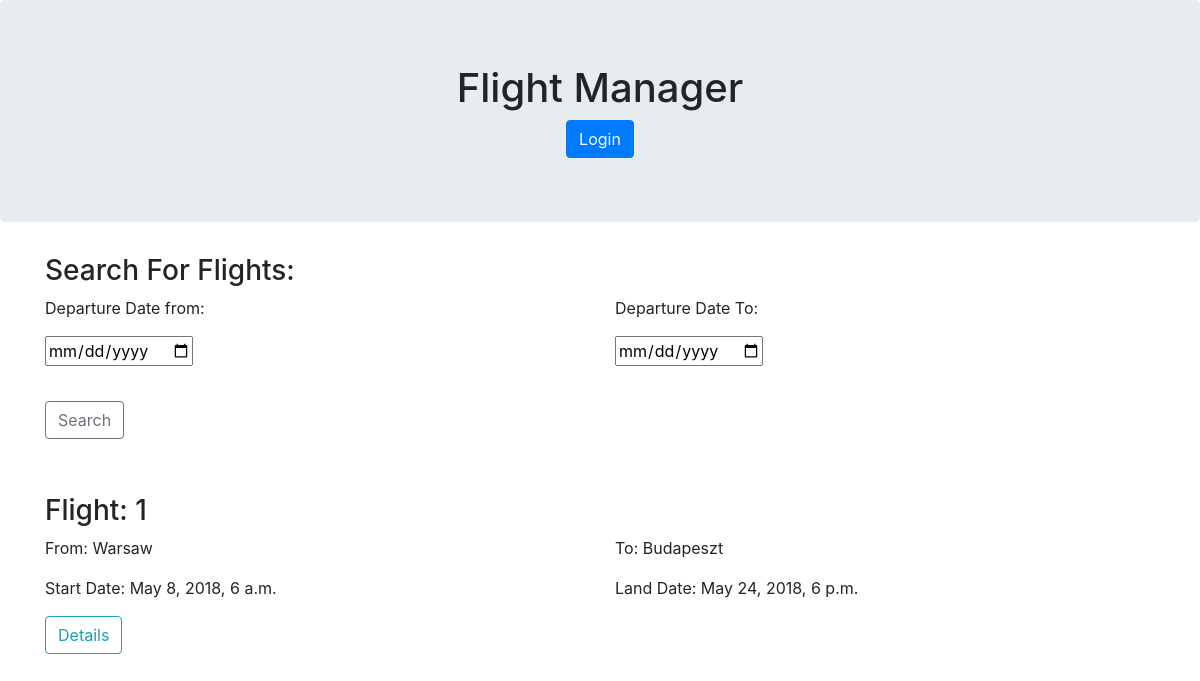
/airlinemanager/, run on an earlier commit of the app's database.
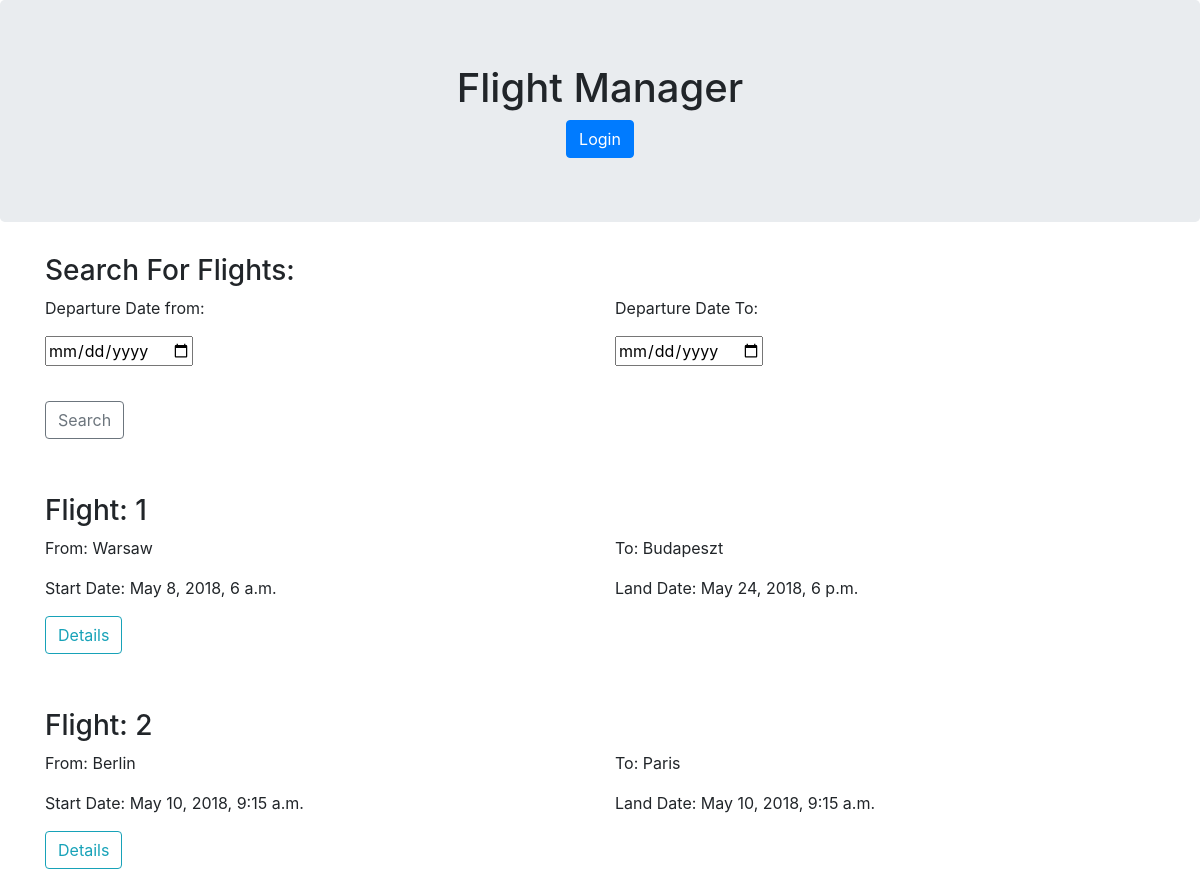
And on a later commit of the database.
### flightmanager/models.py (models this page shows)
class Flight(models.Model):
    start_date = models.DateTimeField()
    land_date = models.DateTimeField()
    start_airport = models.CharField(max_length=20)
    land_airport = models.CharField(max_length=20)
    airplane = models.ForeignKey(Airplane, on_delete=models.CASCADE)

### flightmanager/views.py (the view)
# urls.py: path('', views.index, name='index'),
def index(request):
    flights = Flight.objects
    date_from = request.GET.getlist('date_from')
    date_to = request.GET.getlist('date_to')
    if date_from:
        try:
            flights = flights.filter(start_date__gte=datetime.strptime(date_from[0], '%Y-%m-%d'))
        except (ValueError):
            pass
    if date_to:
        try:
            flights = flights.filter(start_date__lte=datetime.strptime(date_to[0], '%Y-%m-%d'))
        except (ValueError):
            pass
    return render(request, 'flightmanager/index.html', {'flights': flights.all(), 'date_from': date_from, 'date_to': date_to})

### flightmanager/templates/flightmanager/index.html (shortened to what this page needs)
<!DOCTYPE html>
<html lang="en">
<head>
  <link rel="stylesheet" href="https://maxcdn.bootstrapcdn.com/bootstrap/4.1.0/css/bootstrap.min.css">
</head>
<body>
<div class="jumbotron text-center">
  <h1>Flight Manager</h1>
  <button type="button" class="btn btn-primary">Login</button>
</div>
<div class="container">
    <h3>Search For Flights:</h3>
    <div class="row">
        <div class="col-sm-6">
            <p>Departure Date from:</p>
            {% if date_from %}
                <input name="date_from" id="date_from" type="date" value="{{ date_from.pop }}">
            {% else %}
                <input name="date_from" id="date_from" type="date">
            {% endif %}
        </div>
        <div class="col-sm-6">
            <p>Departure Date To:</p>
            {% if date_to %}
                <input name="date_to" id="date_to" type="date" value="{{ date_to.pop }}">
            {% else %}
                <input name="date_to" id="date_to" type="date">
            {% endif %}
        </div>
    </div>
    <div class="row">
        <div class="col-sm-4">
            <button type="button" onclick="onSearchClick()" style="margin-top: 10%" class="btn btn-outline-secondary">Search</button>
        </div>
    </div>
  </div>
<div class="container" style="margin-top: 3%">
    {% for flight in flights %}
    <div style="margin-top: 5%">
        <div class="row">
          <div class="col-sm-6">
            <h3>Flight: {{ flight.id }}</h3>
          </div>
        </div>
        <div class="row">
            <div class="col-sm-6">
                <p>From: {{ flight.start_airport }}</p>
                <p>Start Date: {{ flight.start_date }}</p>
            </div>
            <div class="col-sm-6">
                <p>To: {{ flight.land_airport }}</p>
                <p>Land Date: {{ flight.land_date }}</p>
            </div>
        </div>
        <div class="row">
          <div class="col-sm-6">
            <button type="button" onclick="location.href='{% url 'flightmanager:flight_details' flight.id %}' " class="btn btn-outline-info">Details</button>
          </div>
        </div>
    </div>
    {% endfor %}
</div>
</body>
</html>

What changed in the data, as far as the page shows it:
added Flight: id "2", start_airport "Berlin", start_date "May 10, 2018, 9:15 a.m.", land_airport "Paris", land_date "May 10, 2018, 9:15 a.m."
